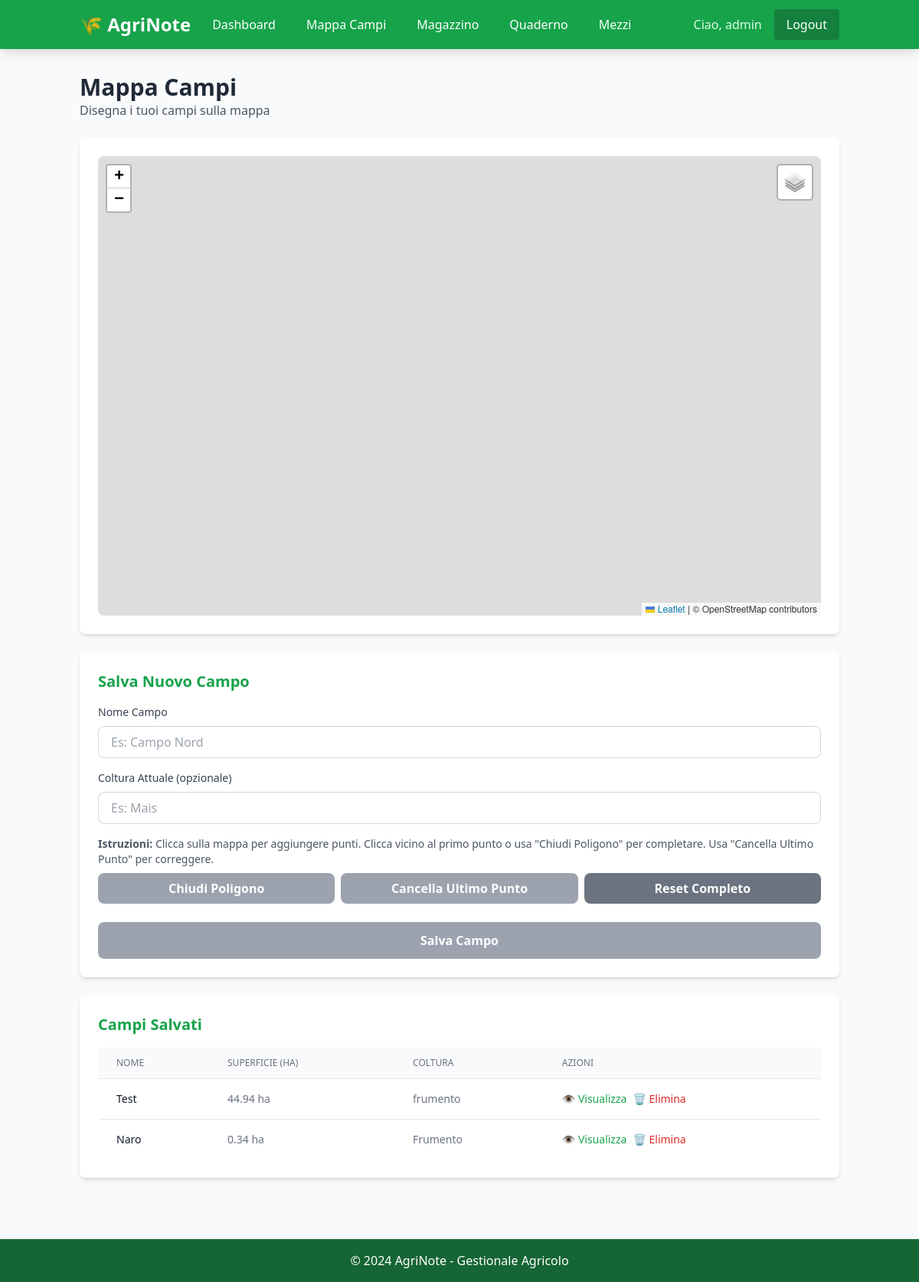
/mappa (signed in), run on the app's committed database.
### models.py (models this page shows)
class User(Base):
    __tablename__ = "users"
    id = Column(Integer, primary_key=True, index=True)
    username = Column(String, unique=True, index=True, nullable=False)
    password_hash = Column(String, nullable=False)
    aziende = relationship("Azienda", back_populates="user", cascade="all, delete-orphan")

class Campo(Base):
    __tablename__ = "campi"
    id = Column(Integer, primary_key=True, index=True)
    azienda_id = Column(Integer, ForeignKey("aziende.id"), nullable=False)
    nome = Column(String, nullable=False)
    superficie_ettari = Column(Float, nullable=False)
    coordinate_poligono = Column(JSON, nullable=True)  # Lista di coordinate [lat, lng]
    centro_lat = Column(Float, nullable=True)  # Latitudine centro campo
    centro_lng = Column(Float, nullable=True)  # Longitudine centro campo
    coltura_attuale = Column(String, nullable=True)
    azienda = relationship("Azienda", back_populates="campi")
    trattamenti = relationship("Trattamento", back_populates="campo", cascade="all, delete-orphan")

### main.py (the view)
@app.get("/mappa", response_class=HTMLResponse)
async def mappa(request: Request, campo_id: Optional[int] = None, db: Session = Depends(get_db)):
    user = require_auth(request, db)
    azienda = db.query(Azienda).filter(Azienda.user_id == user.id).first()
    if not azienda:
        raise HTTPException(status_code=404, detail="Azienda non trovata")
    campi = db.query(Campo).filter(Campo.azienda_id == azienda.id).all()
    campo_selezionato = None
    if campo_id:
        campo_selezionato = db.query(Campo).filter(
            Campo.id == campo_id,
            Campo.azienda_id == azienda.id
        ).first()
    campi_data = []
    for campo in campi:
        campi_data.append({
            "id": campo.id,
            "nome": campo.nome,
            "superficie_ettari": campo.superficie_ettari,
            "coltura_attuale": campo.coltura_attuale,
            "centro_lat": campo.centro_lat,
            "centro_lng": campo.centro_lng,
            "coordinate_poligono": campo.coordinate_poligono
        })
    return templates.TemplateResponse("mappa.html", {
        "request": request,
        "user": user,
        "azienda": azienda,
        "campi": campi_data,
        "campo_selezionato": campo_selezionato
    })

### templates/mappa.html (shortened to what this page needs)
{% extends "base.html" %}
{% block content %}
<div class="mb-6">
    <h2 class="text-3xl font-bold text-gray-800">Mappa Campi</h2>
    <p class="text-gray-600">Disegna i tuoi campi sulla mappa</p>
</div>
<div class="bg-white rounded-lg shadow-md p-6 mb-6">
    <div id="map"></div>
</div>
<div class="bg-white rounded-lg shadow-md p-6">
    <h3 class="text-xl font-semibold text-green-600 mb-4">Salva Nuovo Campo</h3>
    <form id="formCampo" class="space-y-4">
        <div>
            <label for="nomeCampo" class="block text-sm font-medium text-gray-700 mb-2">
                Nome Campo
            </label>
            <input
                type="text"
                id="nomeCampo"
                name="nome"
                required
                class="w-full px-4 py-2 border border-gray-300 rounded-lg focus:ring-2 focus:ring-green-500"
                placeholder="Es: Campo Nord"
            >
        </div>
        <div>
            <label for="coltura" class="block text-sm font-medium text-gray-700 mb-2">
                Coltura Attuale (opzionale)
            </label>
            <input
                type="text"
                id="coltura"
                name="coltura"
                class="w-full px-4 py-2 border border-gray-300 rounded-lg focus:ring-2 focus:ring-green-500"
                placeholder="Es: Mais"
            >
        </div>
        <div>
            <p class="text-sm text-gray-600 mb-2">
                <strong>Istruzioni:</strong> Clicca sulla mappa per aggiungere punti. Clicca vicino al primo punto o usa "Chiudi Poligono" per completare. Usa "Cancella Ultimo Punto" per correggere.
            </p>
            <div class="flex space-x-2 mb-2">
                <button
                    type="button"
                    id="btnChiudi"
                    disabled
                    onclick="chiudiPoligono()"
                    class="flex-1 bg-blue-500 hover:bg-blue-600 text-white font-semibold py-2 px-4 rounded-lg transition duration-200 disabled:bg-gray-400 disabled:cursor-not-allowed"
                >
                    Chiudi Poligono
                </button>
                <button
                    type="button"
                    id="btnCancellaUltimo"
                    disabled
                    onclick="cancellaUltimoPunto()"
                    class="flex-1 bg-orange-500 hover:bg-orange-600 text-white font-semibold py-2 px-4 rounded-lg transition duration-200 disabled:bg-gray-400 disabled:cursor-not-allowed"
                >
                    Cancella Ultimo Punto
                </button>
                <button
                    type="button"
                    onclick="resetPoligono()"
                    class="flex-1 bg-gray-500 hover:bg-gray-600 text-white font-semibold py-2 px-4 rounded-lg transition duration-200"
                >
                    Reset Completo
                </button>
            </div>
        </div>
        <button
            type="submit"
            id="btnSalva"
            disabled
            class="w-full bg-green-600 hover:bg-green-700 text-white font-semibold py-3 rounded-lg transition duration-200 disabled:bg-gray-400 disabled:cursor-not-allowed"
        >
            Salva Campo
        </button>
    </form>
</div>
{% if campi %}
<div class="bg-white rounded-lg shadow-md p-6 mt-6">
    <h3 class="text-xl font-semibold text-green-600 mb-4">Campi Salvati</h3>
    <div class="overflow-x-auto">
        <table class="min-w-full divide-y divide-gray-200">
            <thead class="bg-gray-50">
                <tr>
                    <th class="px-6 py-3 text-left text-xs font-medium text-gray-500 uppercase">Nome</th>
                    <th class="px-6 py-3 text-left text-xs font-medium text-gray-500 uppercase">Superficie (ha)</th>
                    <th class="px-6 py-3 text-left text-xs font-medium text-gray-500 uppercase">Coltura</th>
                    <th class="px-6 py-3 text-left text-xs font-medium text-gray-500 uppercase">Azioni</th>
                </tr>
            </thead>
            <tbody class="bg-white divide-y divide-gray-200">
                {% for campo in campi %}
                <tr
                    class="hover:bg-green-50 transition-colors {% if campo_selezionato and campo_selezionato.id == campo.id %}bg-green-100{% endif %}"
                >
                    <td
                        class="px-6 py-4 whitespace-nowrap text-sm font-medium text-gray-900 cursor-pointer"
                        onclick="visualizzaCampo({{ campo.id }}, {% if campo.centro_lat %}{{ campo.centro_lat }}{% else %}45.4642{% endif %}, {% if campo.centro_lng %}{{ campo.centro_lng }}{% else %}9.1900{% endif %}, {{ campo.coordinate_poligono|tojson if campo.coordinate_poligono else '[]' }}, {{ campo.superficie_ettari }})"
                    >
                        {{ campo.nome }}
                    </td>
                    <td
                        class="px-6 py-4 whitespace-nowrap text-sm text-gray-500 cursor-pointer"
                        onclick="visualizzaCampo({{ campo.id }}, {% if campo.centro_lat %}{{ campo.centro_lat }}{% else %}45.4642{% endif %}, {% if campo.centro_lng %}{{ campo.centro_lng }}{% else %}9.1900{% endif %}, {{ campo.coordinate_poligono|tojson if campo.coordinate_poligono else '[]' }}, {{ campo.superficie_ettari }})"
                    >
                        {{ campo.superficie_ettari }} ha
                    </td>
                    <td
                        class="px-6 py-4 whitespace-nowrap text-sm text-gray-500 cursor-pointer"
                        onclick="visualizzaCampo({{ campo.id }}, {% if campo.centro_lat %}{{ campo.centro_lat }}{% else %}45.4642{% endif %}, {% if campo.centro_lng %}{{ campo.centro_lng }}{% else %}9.1900{% endif %}, {{ campo.coordinate_poligono|tojson if campo.coordinate_poligono else '[]' }}, {{ campo.superficie_ettari }})"
                    >
                        {{ campo.coltura_attuale or "-" }}
                    </td>
                    <td class="px-6 py-4 whitespace-nowrap text-sm">
                        <div class="flex space-x-2">
                            <button
                                onclick="visualizzaCampo({{ campo.id }}, {% if campo.centro_lat %}{{ campo.centro_lat }}{% else %}45.4642{% endif %}, {% if campo.centro_lng %}{{ campo.centro_lng }}{% else %}9.1900{% endif %}, {{ campo.coordinate_poligono|tojson if campo.coordinate_poligono else '[]' }}, {{ campo.superficie_ettari }})"
                                class="text-green-600 hover:text-green-800 hover:underline"
                                title="Visualizza sulla mappa"
                            >
                                👁️ Visualizza
                            </button>
                            <button
                                onclick="eliminaCampo({{ campo.id }}, '{{ campo.nome }}')"
                                class="text-red-600 hover:text-red-800 hover:underline"
                                title="Elimina campo"
                            >
                                🗑️ Elimina
                            </button>
                        </div>
                    </td>
                </tr>
                {% endfor %}
            </tbody>
        </table>
    </div>
</div>
{% endif %}
{% endblock %}

### templates/base.html (shortened to what this page needs)
<!DOCTYPE html>
<html lang="it">
<head>
    <script src="https://cdn.tailwindcss.com"></script>
    <link rel="stylesheet" href="https://unpkg.com/leaflet@1.9.4/dist/leaflet.css" />
</head>
<body class="bg-gray-50">
    <nav class="bg-green-600 text-white shadow-lg">
        <div class="container mx-auto px-4 py-3">
            <div class="flex justify-between items-center">
                <div class="flex items-center space-x-4">
                    <h1 class="text-2xl font-bold">🌾 AgriNote</h1>
                    <a href="/dashboard" class="hover:text-green-200 px-3 py-2 rounded">Dashboard</a>
                    <a href="/mappa" class="hover:text-green-200 px-3 py-2 rounded">Mappa Campi</a>
                    <a href="/magazzino" class="hover:text-green-200 px-3 py-2 rounded">Magazzino</a>
                    <a href="/quaderno" class="hover:text-green-200 px-3 py-2 rounded">Quaderno</a>
                    <a href="/mezzi" class="hover:text-green-200 px-3 py-2 rounded">Mezzi</a>
                </div>
                <div class="flex items-center space-x-4">
                    {% if user %}
                    <span class="text-green-100">Ciao, {{ user.username }}</span>
                    <a href="/logout" class="bg-green-700 hover:bg-green-800 px-4 py-2 rounded">Logout</a>
                    {% endif %}
                </div>
            </div>
        </div>
    </nav>
    <main class="container mx-auto px-4 py-8">
        {% block content %}{% endblock %}
    </main>
    <footer class="bg-green-800 text-white text-center py-4 mt-12">
        <p>&copy; 2024 AgriNote - Gestionale Agricolo</p>
    </footer>
</body>
</html>

### templates/base.html (style rules this page uses)
body { font-family: 'Segoe UI', Tahoma, Geneva, Verdana, sans-serif; }

### templates/mappa.html (style rules this page uses)
#map { height: 600px; width: 100%; border-radius: 8px; }

### data on the page
User: username "admin"
Campo: nome "Test", superficie_ettari "44.94", coltura_attuale "frumento"
Campo: nome "Naro", superficie_ettari "0.34", coltura_attuale "Frumento"
